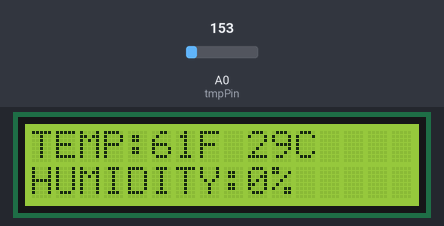
This sketch was run on a simulated Arduino Uno, built with avr-gcc and run on an emulated ATmega328P. On the bench: 16×2 character LCD. The test bench sets the inputs (shaded band); at power-on: A0 (tmpPin) = 153. What the sketch prints to the serial monitor is not drawn.

Above: at 1.2 s.
1.3 s: A0 (tmpPin) set to 165
At 2.9 s:
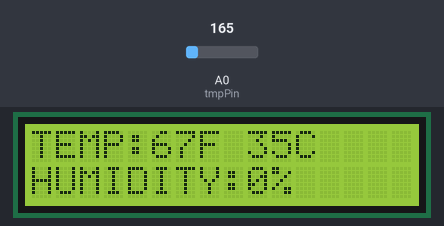
4.0 s: A0 (tmpPin) set to 175
At 4.6 s:
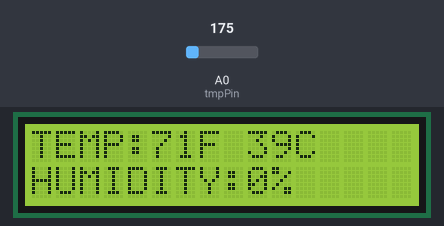
6.7 s: A0 (tmpPin) set to 191
At 9.4 s:
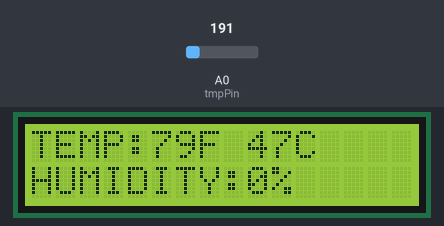
Timing chart, 0 to 10.9 s (numbered marks = the images above; inputs shaded):
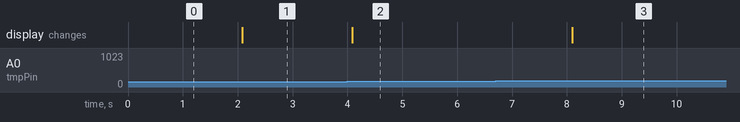

Measured:
- after the input at 1.3 s, the display: changes after 0.78 s (image 1)
- after the input at 4.0 s, the display: changes after 0.09 s (image 2)
- after the input at 6.7 s, the display: changes after 1.4 s (image 3)

The sketch:

s01_TMP36_and_LCD.ino
```cpp
//This is just a test with direct LCD input, an UNO, and a TMP36 sensor
#include <LiquidCrystal.h>//LCD Library
int tmpPin = 0;
LiquidCrystal lcd(12,11,5,4,3,2);//Inputs
int humidity = 000;
int tempCelsius = 00;
int tempFarenheit = 00;

void setup() {
  Serial.begin(9600);//Remember, there's no serial for trinkets
  lcd.begin(16,2);
  lcd.print("TEMP:60F 25C");
  lcd.setCursor(0,1);
  lcd.print("HUMIDITY: 80");
}

void loop() {
  //Update Values
  int tmpValue = analogRead(tmpPin);
  float voltage = tmpValue * 5.0;
  voltage /= 1024.0;
  float tempCelsius = (voltage - 0.5) * 100 + 4.5;
  float tempFarenheit = (9/5)*tempCelsius + 32;
  Serial.print(voltage);
  Serial.print(" volts ");
  Serial.print(tempCelsius);
  Serial.print(" C ");
  Serial.print(tempFarenheit);
  Serial.print(" F ");
  lcd.clear();
  lcd.setCursor(0,0);
  lcd.print("TEMP:");
  lcd.print(int(tempFarenheit));
  lcd.print("F ");
  lcd.print(int(tempCelsius));
  lcd.print("C");
  lcd.setCursor(0,1);
  lcd.print("HUMIDITY:");
  lcd.print(humidity);
  lcd.print("%");
  delay(2000);
}
```
